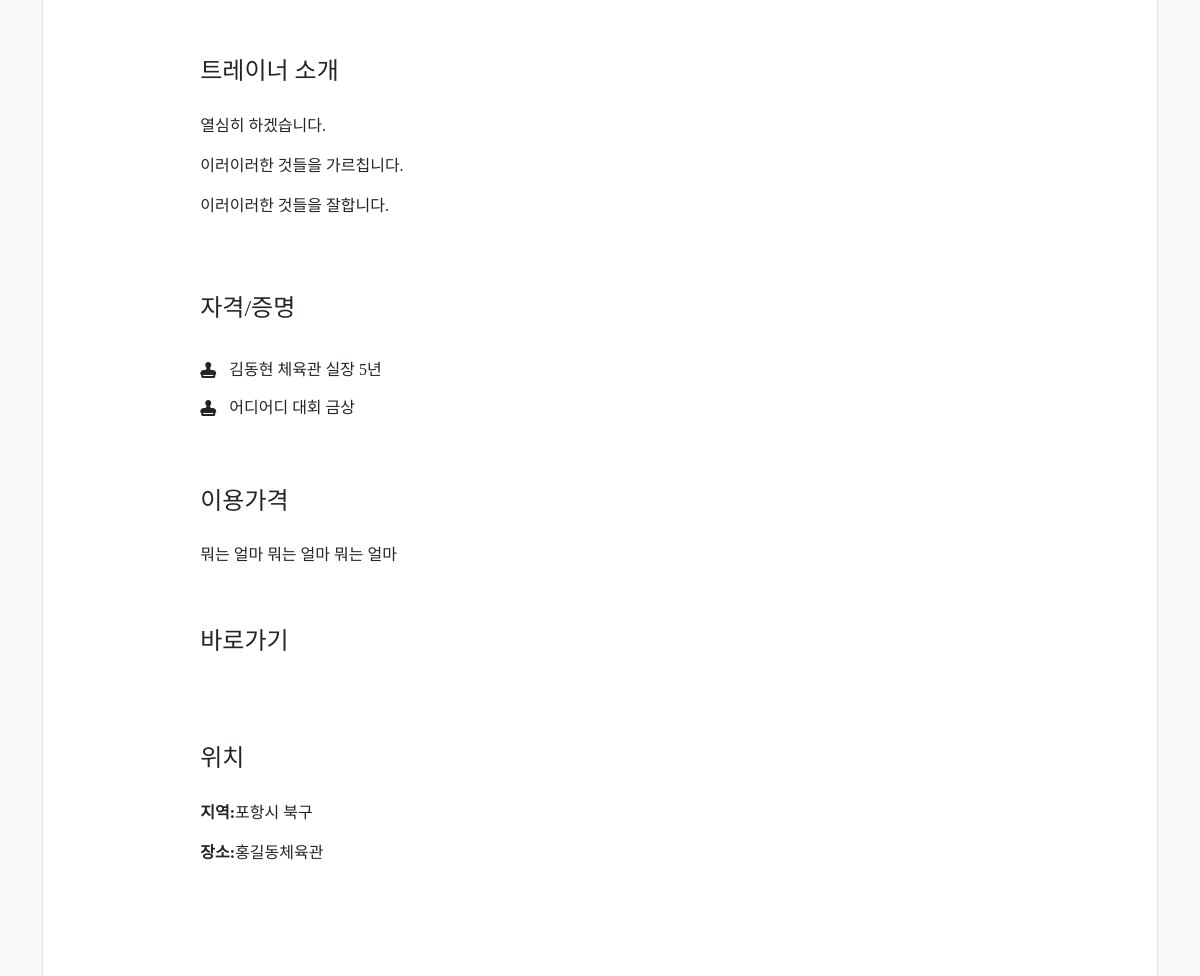
The app's page /trainer/26 (middle part), older data.
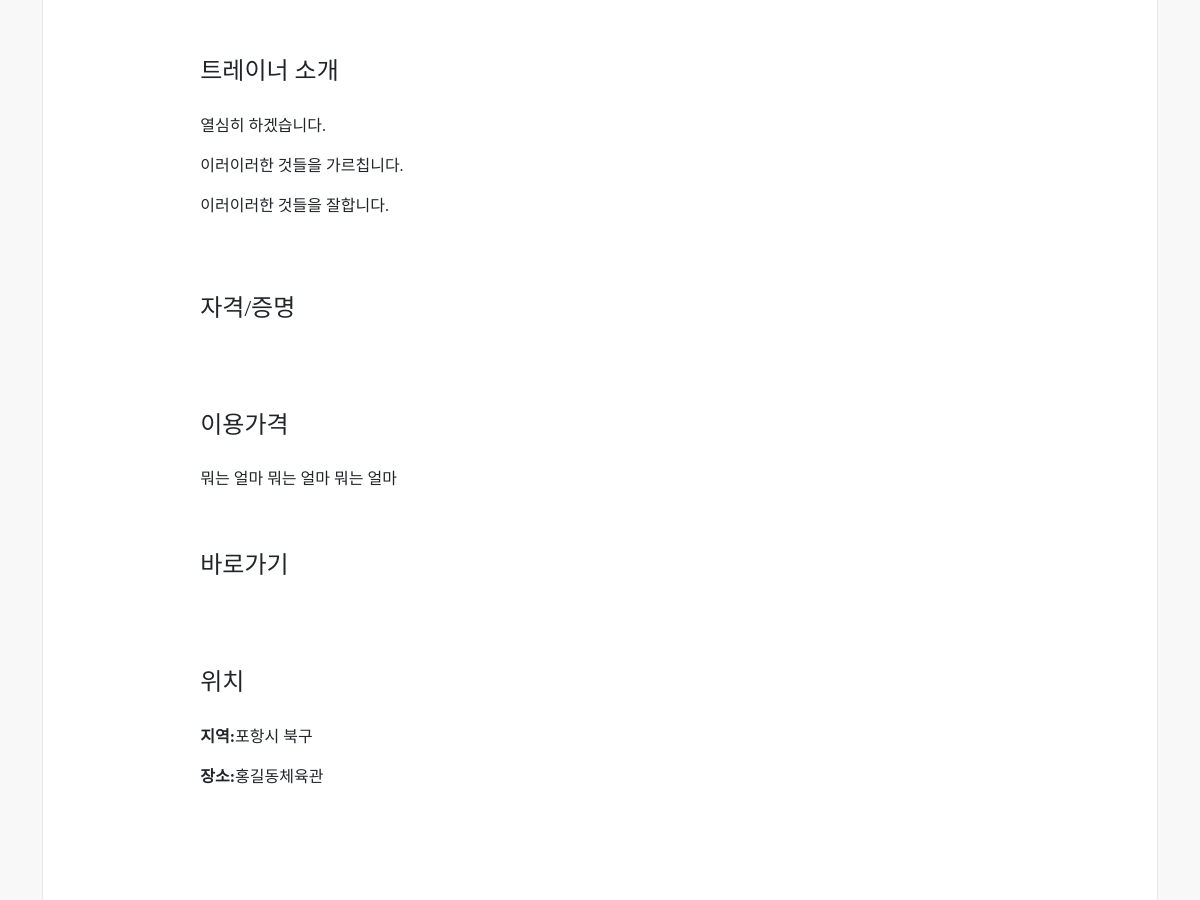
The same page, newer data.
### trainer/models.py (models this page shows, shortened)
class Trainer(models.Model):
    writer = models.ForeignKey(settings.AUTH_USER_MODEL, null=True, blank=True, on_delete=models.CASCADE, verbose_name='작성자')
    name = models.CharField(max_length=10, verbose_name='이름')
    genretext = models.CharField(max_length=200, null=True)
    genre = models.ManyToManyField(Genre, blank=True, verbose_name='장르')
    address = models.CharField(max_length=40, null=True, verbose_name='지역')
    place = models.CharField(max_length=40, null=True, verbose_name='장소')
    summary = models.TextField(null=True, blank=True)
    tagtext = models.CharField(max_length=200, null=True, blank=True)
    hashtag = models.ManyToManyField(Hashtag, blank=True)
    image = ProcessedImageField(
        upload_to=get_profile_image_path, processors=[ResizeToFill(width=500, height=500, upscale=False)],
        null=True, blank=True,
        format='JPEG', options={'quality': 90}, verbose_name="프로필 이미지"
    )
    imagename = models.CharField(max_length=64, null=True, blank=True, verbose_name='이미지파일')
    cert1, cert2, cert3, cert4, cert5, cert6, cert7, cert8, cert9, cert10 = [
        models.CharField(max_length=40, null=True, blank=True) for i in range(10)
    ]
    certimg1, certimg2, certimg3, certimg4, certimg5, certimg6, certimg7, certimg8, certimg9, certimg10 = [
        ProcessedImageField(
            upload_to=get_profile_image_path, processors=[Resize(width=500, height=None, upscale=False)],
            null=True, blank=True, format='JPEG', options={'quality': 90}
        ) for i in range(10)
    ]
    sns1, sns2, sns3, sns4, sns5 = [
        models.CharField(max_length=256, null=True, blank=True) for i in range(5)
    ]
    def display_genre(self):
        """Create a string for the Genre. This is required to display genre in Admin."""
        return ', '.join(genre.name for genre in self.genre.all()[:3])
    display_genre.short_description = 'Genre'
    class Meta:
        db_table = '트레이너'
        verbose_name = '트레이너'
        verbose_name_plural = '트레이너'

### trainer/views.py (the view)
# urls.py: path('trainer/<int:pk>', views.trainer_detail_view, name='trainer-detail'),
def trainer_detail_view(request, pk):
    trainer = get_object_or_404(Trainer, pk=pk)
    request.session['trainer_id'] = trainer.writer_id
    if request.user == trainer.writer:
        trainer_auth = True
    else:
        trainer_auth = False
    context = {
        'trainer': trainer,
        'trainer_auth': trainer_auth,
    }
    trainer_review = Review.objects.filter(trainer=trainer)
    if len(trainer_review) > 5:
        context['is_paginated'] = True
    paginator = Paginator(trainer_review, 5)
    page_numbers_range = 5
    max_index = len(paginator.page_range)
    page = request.GET.get('page')
    current_page = int(page) if page else 1
    start_index = int((current_page - 1) / page_numbers_range) * page_numbers_range
    end_index = start_index + page_numbers_range
    if end_index >= max_index:
        end_index = max_index
    page_range = paginator.page_range[start_index:end_index]
    page_obj = paginator.get_page(page)
    context['page_range'] = page_range
    context['page_obj'] = page_obj
    return render(request, 'trainer/trainer_detail.html', context)

### accounts/models.py (called while the page is built)
    def __str__(self):
        return self.user_id

### review/models.py (called while the page is built)
    def get_absolute_url(self):
        return reverse('review:review-detail', args=[str(self.id)])

### trainer/models.py (called while the page is built)
    def __str__(self):
        return self.name

    def __str__(self):
        return self.name

### templates/trainer/trainer_detail.html (shortened to what this page needs)
{% extends 'base.html' %}
{% block contents %}
<div class="tab-content" id="nav-tabContent" style="background-color: white; border-right: 1px solid #E6E6E6; border-left: 1px solid #E6E6E6; border-bottom: 1px solid #E6E6E6; border-radius: 0px 0px 20px 20px">
    <div class="target" id="3" role="tabpanel" aria-labelledby="tab3">
        <div class="row justify-content-center">
            <div class="col-12 col-md-9" style="padding-bottom: 20px">
                <h4>트레이너 소개</h4>
            </div>
            <div class="col-12 col-md-9">
                {{ trainer.summary | safe }}
            </div>
        </div>
    </div>
    <div class="target" id="4" role="tabpanel" aria-labelledby="tab4">
        <div class="row justify-content-center">
            <div class="col-12 col-md-9">
                <div style="padding-bottom: 20px">
                    <h4>자격/증명</h4>
                </div>
                {% if trainer.cert1 %}
                <div>
                    {% if trainer.certimg1 %}
                    <i class="fas fa-stamp" style="vertical-align: middle"></i><button class="btn" data-bs-toggle="modal" data-bs-target="#certimg1"> {{ trainer.cert1 }}</button>
                    <div class="modal fade" id="certimg1" tabindex="-1" aria-labelledby="certimg1" aria-hidden="true">
                        <div class="modal-dialog">
                            <div class="modal-content">
                                <button type="button" class="btn-close" data-bs-dismiss="modal" aria-label="Close"></button>
                                <img src="{{ trainer.certimg1.url }}">
                            </div>
                        </div>
                    </div>
                    {% else %}
                    <i class="fas fa-stamp" style="vertical-align: middle"></i><button class="btn"> {{ trainer.cert1 }}</button>
                    {% endif %}
                </div>
                {% endif %}
                {% if trainer.cert2 %}
                <div>
                    {% if trainer.certimg2 %}
                    <i class="fas fa-stamp" style="vertical-align: middle"></i><button class="btn" data-bs-toggle="modal" data-bs-target="#certimg2"> {{ trainer.cert2 }}</button>
                    {% else %}
                    <i class="fas fa-stamp" style="vertical-align: middle"></i><button class="btn"> {{ trainer.cert2 }}</button>
                    {% endif %}
                </div>
                {% endif %}
            </div>
        </div>
    </div>
    <div class="target" id="5" role="tabpanel" aria-labelledby="tab5">
        <div class="row justify-content-center">
            <div class="col-12 col-md-9">
                <div style="padding-bottom: 20px">
                    <h4>이용가격</h4>
                </div>
                <div>
                    뭐는 얼마
                    뭐는 얼마
                    뭐는 얼마
                </div>
            </div>
        </div>
    </div>
    <div class="target" id="6" role="tabpanel" aria-labelledby="tab6">
        <div class="row justify-content-center">
            <div class="col-12 col-md-9">
                <div style="padding-bottom: 20px">
                    <h4>바로가기</h4>
                </div>
            </div>
        </div>
    </div>
    <div class="target" id="7" role="tabpanel" aria-labelledby="tab7">
        <div class="row justify-content-center">
            <div class="col-12 col-md-9">
                <div style="padding-bottom: 20px">
                    <h4>위치</h4>
                </div>
                <div>
                    <p><strong>지역:</strong>{{ trainer.address }}</p>
                    <p><strong>장소:</strong>{{ trainer.place }}</p>
                    <div id="map" style="width: 100%; height:400px;"></div>
                </div>
            </div>
        </div>
    </div>
</div>
{% endblock %}

### templates/base.html (shortened to what this page needs)
<html>
{% load static %}
    <head>
        <link rel="stylesheet" href="{% static 'css/bootstrap.css' %}" />
        <link rel="stylesheet" type="text/css" href="{% static 'css/normalize.css' %}" />
        <link rel="stylesheet" type="text/css" href="{% static 'css/styles.css' %}?ver=2" />
    </head>
    <body>
    {% load has_group %}
        <div class="container-fluid" style="background-color: #F8F8F8">
            <div class="container">
                <div class="row">
                    <div class="col-sm-12 col-12">
                        {% block contents %}{% endblock %}
                    </div>
                </div>
            </div>
        </div>
    </body>
</html>

### static/css/styles.css (style rules this page uses)
body { font-family: NotoSansKR; background-color: #BDBDBD; }
.target { padding: 60 20 0 20; }

Row changes from the older to the newer data that the page shows:
changed Trainer "열심히 하겠습니다. 이러이러한 것들을 가르칩니다. 이러이러한 것들을 잘합니다.": cert1 "김동현 체육관 실장 5년" → (not shown); cert2 "어디어디 대회 금상" → (not shown)
